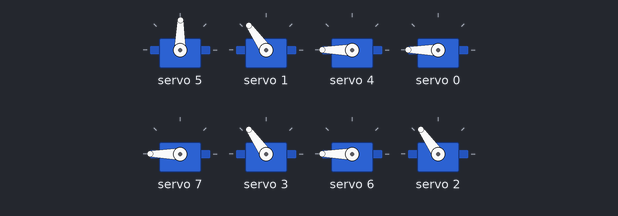
A sketch run on a simulated Arduino Uno, built with avr-gcc and run on an emulated ATmega328P. On the bench: 8 × servo. What the sketch prints to the serial monitor is not drawn.

Above: at 0.05 s.
At 0.2 s:
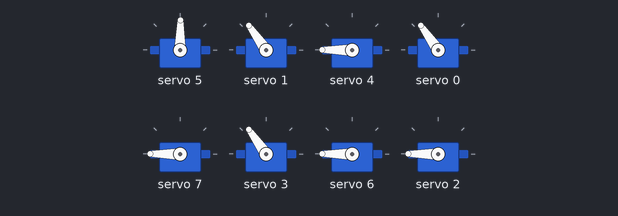
At 0.35 s:
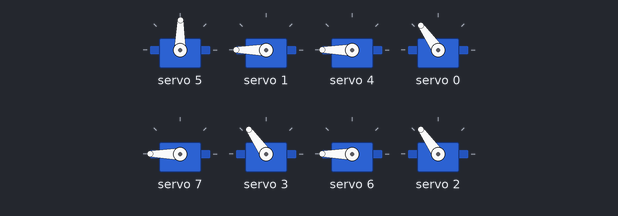
Timing chart, 0 to 3.0 s (numbered marks = the images above):
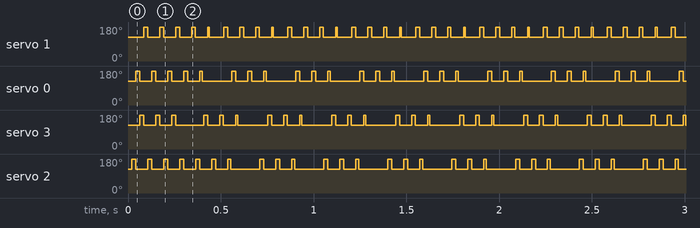

The sketch:

xyz.ino
```cpp
#include <Wire.h>
#include <Adafruit_PWMServoDriver.h>

// Create an instance of the PCA9685 driver
Adafruit_PWMServoDriver pwm = Adafruit_PWMServoDriver(0x40); // Default I2C address

// Servo configuration
#define SERVOMIN 150 // Minimum pulse length count (adjust as needed)
#define SERVOMAX 600 // Maximum pulse length count (adjust as needed)

// Define servo channels for each leg
#define FRONT_LEFT_HIP 5
#define FRONT_LEFT_KNEE 1
#define FRONT_RIGHT_HIP 4
#define FRONT_RIGHT_KNEE 0
#define BACK_LEFT_HIP 7
#define BACK_LEFT_KNEE 3
#define BACK_RIGHT_HIP 6
#define BACK_RIGHT_KNEE 2

void setup() {
  Serial.begin(9600);
  Serial.println("Starting Quadpod Robot...");

  pwm.begin();            // Initialize PCA9685
  pwm.setPWMFreq(50);     // Set frequency to 50 Hz for servos

  // Initialize all servos to their default positions
  setServoAngle(FRONT_LEFT_HIP, 90);
  setServoAngle(FRONT_LEFT_KNEE, 90);
  setServoAngle(FRONT_RIGHT_HIP, 90);
  setServoAngle(FRONT_RIGHT_KNEE, 90);
  setServoAngle(BACK_LEFT_HIP, 90);
  setServoAngle(BACK_LEFT_KNEE, 90);
  setServoAngle(BACK_RIGHT_HIP, 90);
  setServoAngle(BACK_RIGHT_KNEE, 90);
 // Allow servos to stabilize
}

// Function to set servo angle
void setServoAngle(uint8_t servoChannel, uint16_t angle) {
  uint16_t pulseLength = map(angle, 0, 180, SERVOMIN, SERVOMAX);
  pwm.setPWM(servoChannel, 0, pulseLength);
}

// Simple walking sequence
void walkForward() {
  // Step 1: Lift front-left and back-right legs
  setServoAngle(FRONT_LEFT_KNEE, 60);  // Lift
  setServoAngle(BACK_RIGHT_KNEE, 60);  // Lift
  delay(300);

  // Step 2: Move lifted legs forward
  setServoAngle(FRONT_LEFT_HIP, 120); // Forward
  setServoAngle(BACK_RIGHT_HIP, 60);  // Forward
  delay(300);

  // Step 3: Lower lifted legs
  setServoAngle(FRONT_LEFT_KNEE, 90); // Lower
  setServoAngle(BACK_RIGHT_KNEE, 90); // Lower
  delay(300);

  // Step 4: Lift front-right and back-left legs
  setServoAngle(FRONT_RIGHT_KNEE, 60); // Lift
  setServoAngle(BACK_LEFT_KNEE, 60);   // Lift
  delay(300);

  // Step 5: Move lifted legs forward
  setServoAngle(FRONT_RIGHT_HIP, 120); // Forward
  setServoAngle(BACK_LEFT_HIP, 60);    // Forward
  delay(300);

  // Step 6: Lower lifted legs
  setServoAngle(FRONT_RIGHT_KNEE, 90); // Lower
  setServoAngle(BACK_LEFT_KNEE, 90);   // Lower
  delay(300);

  // Step 7: Reset hip positions to neutral
  setServoAngle(FRONT_LEFT_HIP, 90);
  setServoAngle(BACK_RIGHT_HIP, 90);
  setServoAngle(FRONT_RIGHT_HIP, 90);
  setServoAngle(BACK_LEFT_HIP, 90);
  delay(300);
}

void loop() {
  //walkForward(); // Call the walking sequence repeatedly
  manufwd();
}

void manufwd()
{
  setServoAngle(FRONT_LEFT_KNEE,150);
  setServoAngle(FRONT_LEFT_HIP,60);
  setServoAngle(FRONT_LEFT_KNEE,90);
  setServoAngle(BACK_RIGHT_KNEE,150);
  setServoAngle(BACK_RIGHT_HIP,150);
  setServoAngle(BACK_RIGHT_KNEE,90);
  setServoAngle(FRONT_RIGHT_KNEE,150);
  setServoAngle(FRONT_RIGHT_HIP,150);
  setServoAngle(FRONT_RIGHT_KNEE,90);
  setServoAngle(BACK_LEFT_KNEE,150);
  setServoAngle(BACK_LEFT_HIP,150);
  setServoAngle(BACK_LEFT_KNEE,90);

}
```

Measured:
- by itself, servo 1: alternates 180° for 0.02 s and 125° for 0.06 s
- by itself, servo 0: repeats every 0.34 s: 180° 0.01 s, 125° 0.16 s, 180° 0.02 s, 125° 0.06 s, 180° 0.02 s, 125° 0.06 s
- by itself, servo 3: repeats every 0.34 s: 2 × (125° 0.06 s, 180° 0.02 s), 125° 0.15 s, 180° 0.02 s
- by itself, servo 2: repeats every 0.34 s: 180° 0.02 s, 125° 0.16 s, 180° 0.02 s, 125° 0.06 s, 180° 0.02 s, 125° 0.06 s
